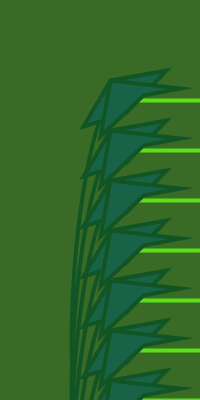
Frame 1 (no input)
Frame 60 (the mouse pressed at the canvas centre just before this capture): identical to frame 1, image omitted
Frame 120 (the mouse held since frame 60 and released just before this capture): identical to frame 1, image omitted

The Processing sketch that drew this single still picture (run headless with seeded random() and noise(); from frame 60 on, the mouse is pressed at the canvas centre):

// Processing sketch: processing_25316
// ── processing_25316.pde





///////////////////////////////////////////////
/// Written by Ben Jack, 14th February 2011 ///
///////////////////////////////////////////////


//what happens if you change these both to 50? what are they doing to the pattern?



void setup(){

  size(200,400);



  
  //the white box simply shows you the space your pattern gets drawn in

background(#396a26); 
int patternSeperationX = 80;
int patternSeperationY = 50;




  
  
  
  for(int i = 1; i < width/patternSeperationX; i++){
      for(int j = 1; j < height/patternSeperationY; j++){
        pushMatrix();
        translate(i*patternSeperationX, j*patternSeperationY);
        yourFunction();
        popMatrix();
      }
  }
  

}


void draw(){
  //This is here so the program keeps running and the screengrab will work
}


void yourFunction(){
  
  //-------------------------------------YOUR PATTERN GOES IN HERE-------------------------------
  //try making pleasant designs :-)
  
stroke(#59e017);
strokeWeight(4);
noFill();
beginShape();
curveVertex(500,50);
curveVertex(500,50);
curveVertex(50,50);
curveVertex(50,50);
curveVertex(50,50);
curveVertex(500,50);
endShape();

stroke(#125525);
noFill();
beginShape();


curveVertex(500,220);
curveVertex(35,450);
curveVertex(32,50);
curveVertex(225,405);
 endShape(); 
 fill(#186247);
 quad(30, 30, 86, 20, 45, 63, 3, 76);
 quad(100, 38, 63, 45, 20, 86, 30, 30);



//Takes PNG screenshots when you push S
//Careful - doesn't prompt when overwriting files!

  

}
